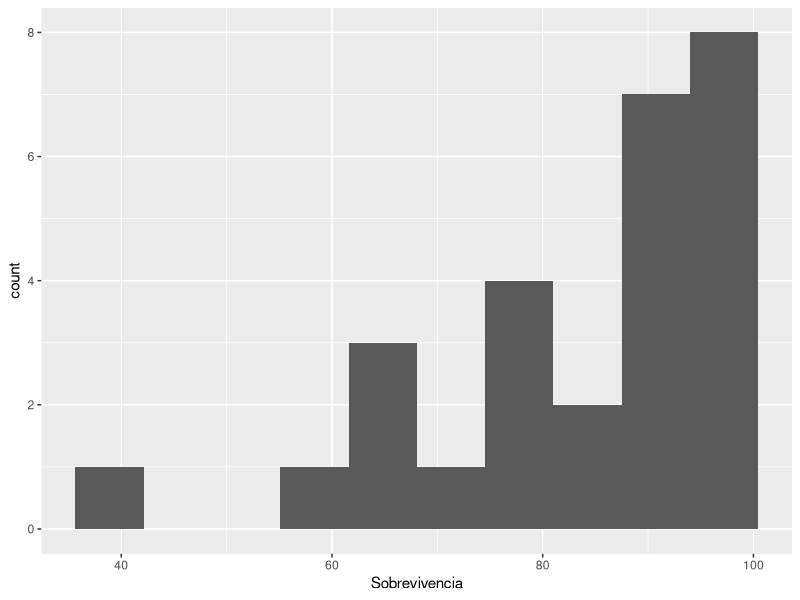
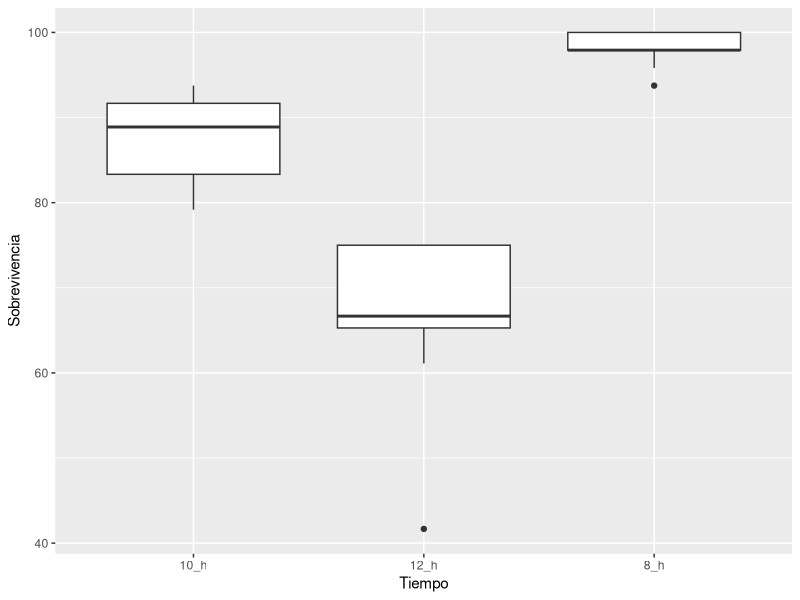
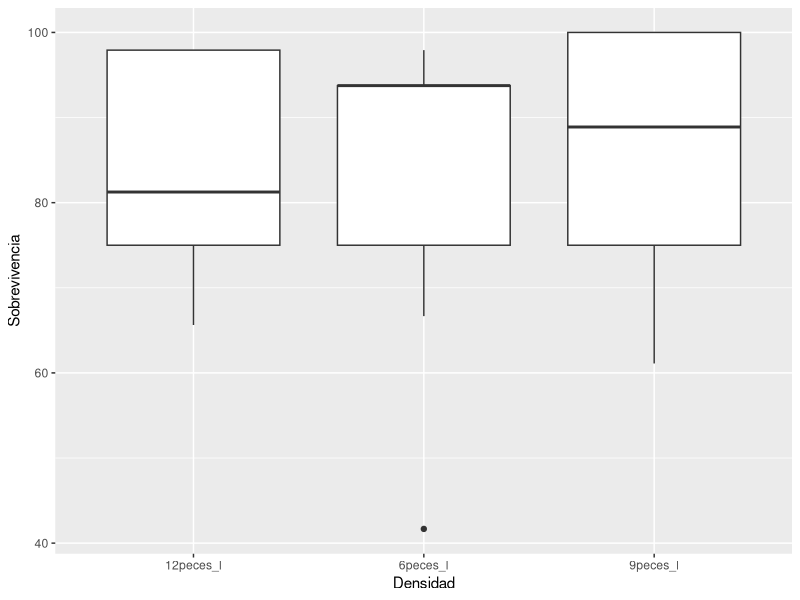

Write R code to recreate these figures, in order.
## ---- chunk 1
knitr::opts_chunk$set(echo = FALSE)

#install.packages("readxl")
#install.packages("dplyr")
#install.packages("ggplot2")
#install.packages("knitr")

library(readxl)
library(dplyr)
library(ggplot2)
library(knitr)

## ---- chunk 2
sargo<-read_excel("Sobrevivencia.xlsx",sheet=1)
## ---- chunk 3
ggplot(sargo, aes(x=Sobrevivencia))+
geom_histogram(bins=10)  



## ---- chunk 4
ggplot(sargo, aes(y=Sobrevivencia, x=Tiempo))+
  geom_boxplot()
  
ggplot(sargo, aes(y=Sobrevivencia, x=Densidad))+
  geom_boxplot()
    
  
